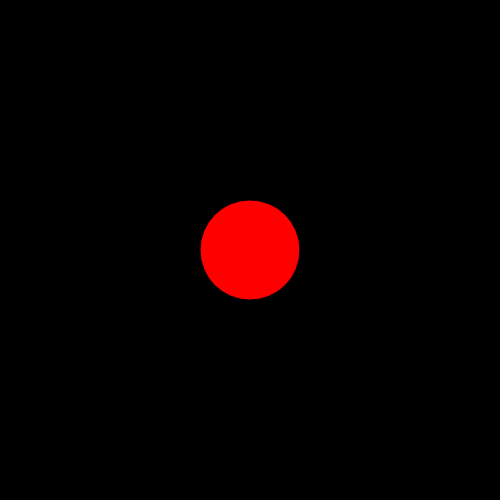
Frame 1 (no input)
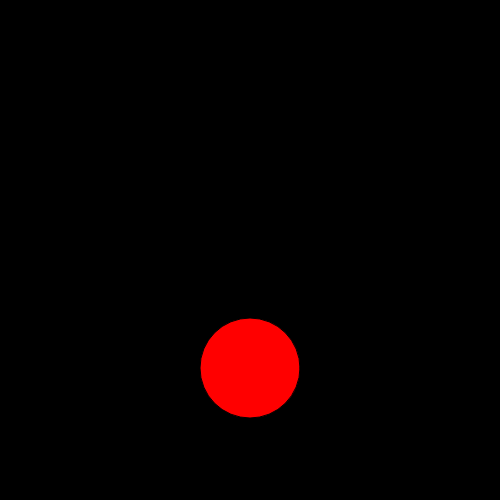
Frame 60 (no input)
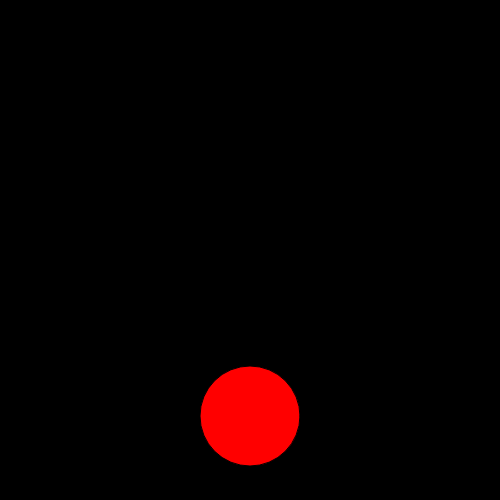
Frame 120 (the mouse pressed at the canvas centre since frame 60)

The p5.js sketch that drew these frames (run headless with seeded random() and noise() and a simulated clock; from frame 60 on, the mouse is pressed at the canvas centre):

// p5.js sketch
// ── sketch.js
var y; //variable for y position 
var w = 100; //size of the ball
var speed = 2; //variable for speed

function setup(){
    createCanvas(500,500);
    y = height / 2;
}

function draw(){
    background(0); // redraw background every frame
    fill(255,0,0);
    ellipse(width/2, y, w, w); //draw ellipse using y and w
    y = y+speed; //increase y with speed
    //check boundaries:
    //reverse the speed if ball is out of bouds
    //also account for the size of the ball
    if((y > height-w/2) || y < w/2){
        speed = speed * (-1);
    }
}

//EXERCISE:
//Modify the bouncing ball sketch so that the ball moves sideways in addition to up and down
//1. Make a variable for x position
//2. Make different variables for vertical and horizontal speeds: call them xSpeed and ySpeed
//3. Check boundaries for the x coordinate in the same way as for y coordinate previously: Inverse xSpeed if x is smaller than 0 or larger than width. Inverse ySpeed if y is smaller than 0 or larger than height. Remember to take into account the size of the ball!
	
